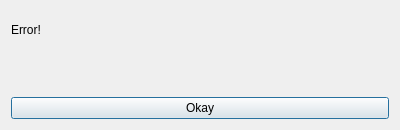
<?xml version="1.0" encoding="UTF-8"?>
<ui version="4.0">
 <class>ErrorDialog</class>
 <widget class="QDialog" name="ErrorDialog">
  <property name="geometry">
   <rect>
    <x>0</x>
    <y>0</y>
    <width>400</width>
    <height>130</height>
   </rect>
  </property>
  <property name="windowTitle">
   <string>Dialog</string>
  </property>
  <layout class="QGridLayout" name="gridLayout">
   <item row="0" column="0">
    <widget class="QLabel" name="ErrorLabel">
     <property name="text">
      <string>Error!</string>
     </property>
    </widget>
   </item>
   <item row="2" column="0">
    <widget class="QPushButton" name="OkayButton">
     <property name="text">
      <string>Okay</string>
     </property>
    </widget>
   </item>
   <item row="1" column="0">
    <widget class="QLabel" name="errorMessage">
     <property name="text">
      <string/>
     </property>
    </widget>
   </item>
  </layout>
 </widget>
 <resources/>
 <connections/>
</ui>
